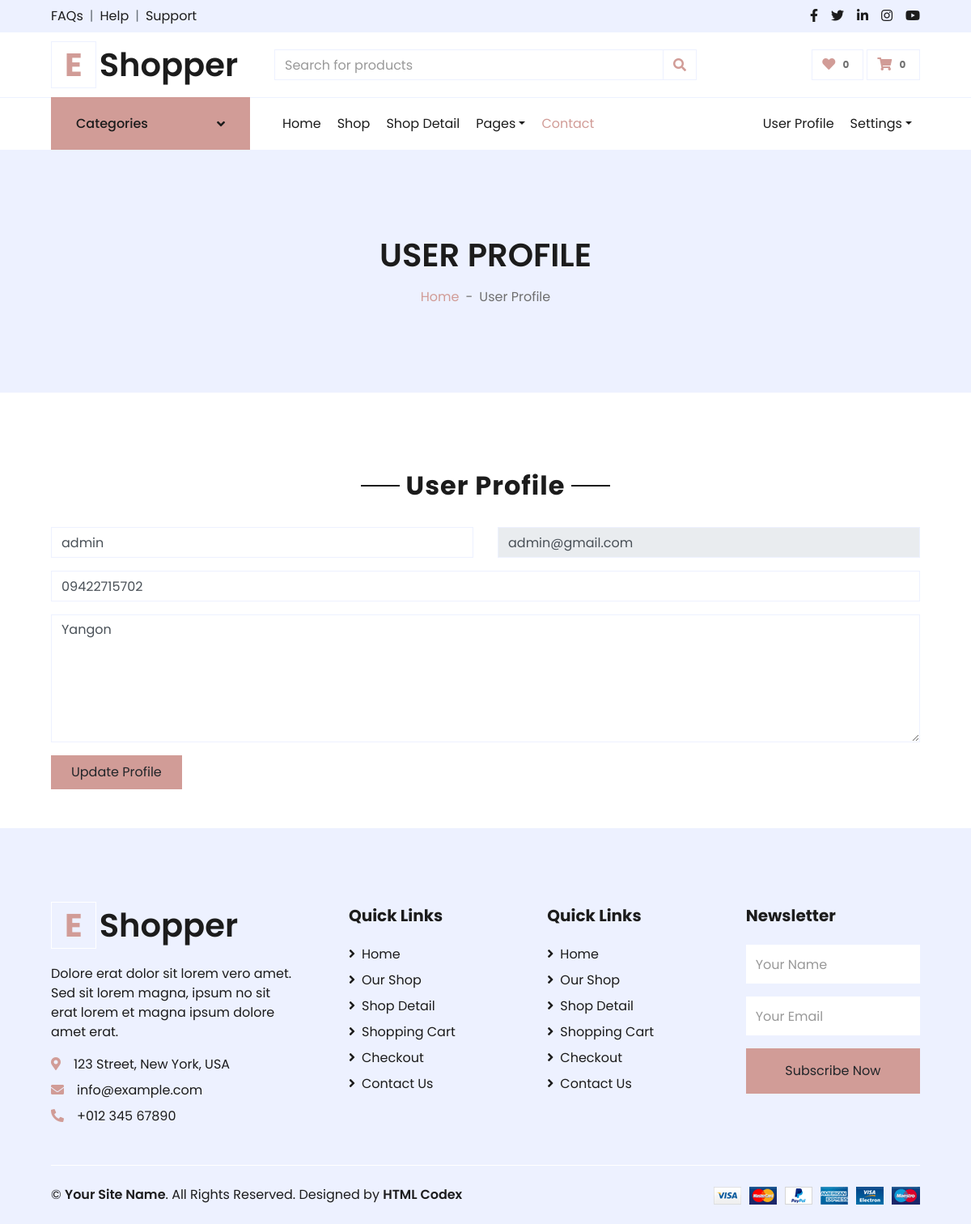
The page /userprofile.php (signed in) on the database its author committed.
### tables this page shows
CREATE TABLE `users` (
  `id` int NOT NULL,
  `name` varchar(255) NOT NULL,
  `role` int NOT NULL COMMENT '1 => admin,\r\n2 => staff\r\n3 => customer\r\n',
  `email` varchar(255) NOT NULL,
  `phone_number` varchar(255) NOT NULL,
  `address` text NOT NULL,
  `password` text NOT NULL,
  `deleted_at` int DEFAULT '0'
);

### userprofile.php (the view, shortened to what this page needs)
<?php
    include_once('header.php');
    $id = $_SESSION['user']['id'];
    $select_user = "SELECT * FROM users
                    WHERE id = '$id'
                   ";
    $select_user_query = mysqli_query($connect,$select_user);
    $row = mysqli_fetch_assoc($select_user_query);
?>
    <div class="container-fluid bg-secondary mb-5">
        <div class="d-flex flex-column align-items-center justify-content-center" style="min-height: 300px">
            <h1 class="font-weight-semi-bold text-uppercase mb-3">User Profile</h1>
            <div class="d-inline-flex">
                <p class="m-0"><a href="index.php">Home</a></p>
                <p class="m-0 px-2">-</p>
                <p class="m-0">User Profile</p>
            </div>
        </div>
    </div>
    <div class="container-fluid pt-5">
        <div class="text-center mb-4">
            <h2 class="section-title px-5"><span class="px-2">User Profile</span></h2>
        </div>
        <div class="row px-xl-5">
            <div class="contact-form col-12">
                <form action="userprofile.php" method="POST">
                    <div class="row mb-3">
                        <div class="col-md-6">
                            <div class="control-group">
                                <input type="text" name="name" class="form-control" id="name" placeholder="Your Name"
                                required="required" value="<?php echo $_POST['name'] ?? $row['name']; ?>"  required/>
                            </div>
                        </div>
                        <div class="col-md-6">
                            <div class="control-group">
                                <input type="email" class="form-control" name="email" id="email" placeholder="Your Email"
                                required="required" value="<?php echo $_POST['email'] ?? $row['email']; ?>"  readonly/>
                            </div>
                        </div>
                    </div>
                    <div class="control-group mb-3">
                        <input type="text" class="form-control" name="phone_number" id="phone_number" placeholder="Phone Number"
                        required="required" value="<?php echo $_POST['phone_number'] ?? $row['phone_number']; ?>" required/>
                    </div>
                    <div class="control-group mb-3">
                        <textarea class="form-control" rows="6" name="address" id="address" placeholder="Address"
                        required="required" required><?php echo $_POST['address'] ?? $row['address']; ?></textarea>
                    </div>
                        <button class="btn btn-primary py-2 px-4" type="submit"  name="btnSubmit" id="sendMessageButton">Update Profile</button>
                    </div>
            </div>
        </div>
<?php
    include_once('footer.php');
?>

### rows shown on the page
users: name "admin", email "admin@gmail.com", phone_number "09422715702", address "Yangon"
